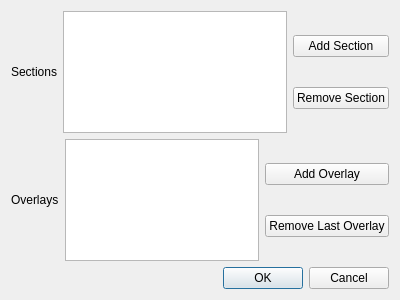
<?xml version="1.0" encoding="UTF-8"?>
<ui version="4.0">
 <class>SectionControl</class>
 <widget class="QDialog" name="SectionControl">
  <property name="geometry">
   <rect>
    <x>0</x>
    <y>0</y>
    <width>400</width>
    <height>300</height>
   </rect>
  </property>
  <property name="windowTitle">
   <string>Dialog</string>
  </property>
  <layout class="QGridLayout" name="gridLayout">
   <item row="2" column="0">
    <widget class="QDialogButtonBox" name="buttonBox">
     <property name="orientation">
      <enum>Qt::Horizontal</enum>
     </property>
     <property name="standardButtons">
      <set>QDialogButtonBox::Cancel|QDialogButtonBox::Ok</set>
     </property>
    </widget>
   </item>
   <item row="0" column="0">
    <layout class="QHBoxLayout" name="sectionLayout">
     <item>
      <widget class="QLabel" name="sectionLabel">
       <property name="text">
        <string>Sections</string>
       </property>
      </widget>
     </item>
     <item>
      <widget class="QListWidget" name="sectionsListWidget"/>
     </item>
     <item>
      <layout class="QVBoxLayout" name="sectionControlsLayout">
       <item>
        <widget class="QPushButton" name="addSectionButton">
         <property name="text">
          <string>Add Section</string>
         </property>
        </widget>
       </item>
       <item>
        <widget class="QPushButton" name="removeSectionButton">
         <property name="text">
          <string>Remove Section</string>
         </property>
        </widget>
       </item>
      </layout>
     </item>
    </layout>
   </item>
   <item row="1" column="0">
    <layout class="QHBoxLayout" name="overlayLayout">
     <item>
      <widget class="QLabel" name="overlayLabel">
       <property name="text">
        <string>Overlays</string>
       </property>
      </widget>
     </item>
     <item>
      <widget class="QListWidget" name="overlaysListWidget"/>
     </item>
     <item>
      <layout class="QVBoxLayout" name="overlayControlsLayout">
       <item>
        <widget class="QPushButton" name="addOverlayButton">
         <property name="text">
          <string>Add Overlay</string>
         </property>
        </widget>
       </item>
       <item>
        <widget class="QPushButton" name="removeOverlay">
         <property name="text">
          <string>Remove Last Overlay</string>
         </property>
        </widget>
       </item>
      </layout>
     </item>
    </layout>
   </item>
  </layout>
 </widget>
 <resources/>
 <connections>
  <connection>
   <sender>buttonBox</sender>
   <signal>accepted()</signal>
   <receiver>SectionControl</receiver>
   <slot>accept()</slot>
   <hints>
    <hint type="sourcelabel">
     <x>248</x>
     <y>254</y>
    </hint>
    <hint type="destinationlabel">
     <x>157</x>
     <y>274</y>
    </hint>
   </hints>
  </connection>
  <connection>
   <sender>buttonBox</sender>
   <signal>rejected()</signal>
   <receiver>SectionControl</receiver>
   <slot>reject()</slot>
   <hints>
    <hint type="sourcelabel">
     <x>316</x>
     <y>260</y>
    </hint>
    <hint type="destinationlabel">
     <x>286</x>
     <y>274</y>
    </hint>
   </hints>
  </connection>
 </connections>
</ui>
